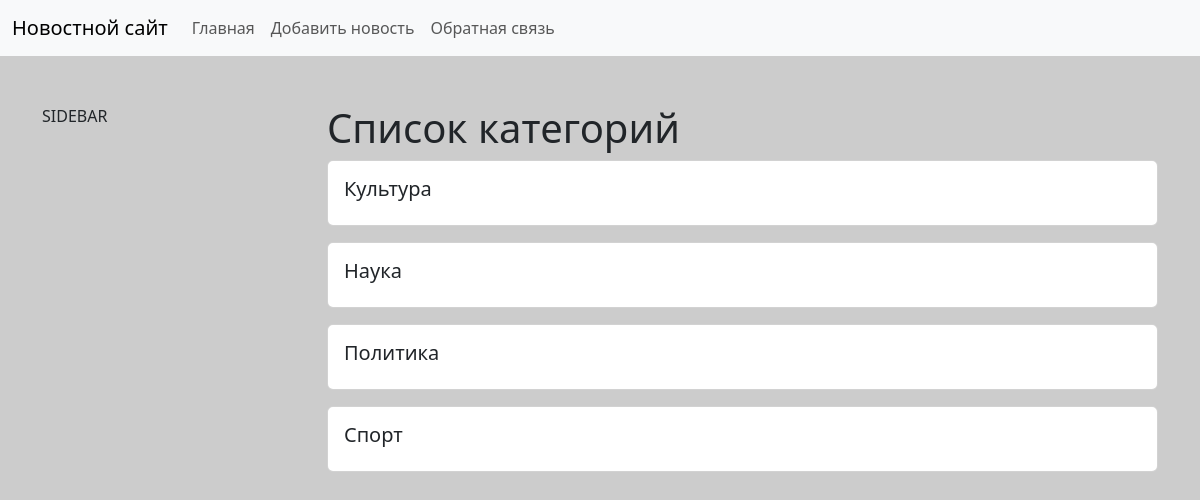
Before: /news/categories/ (signed in) with the older database file.
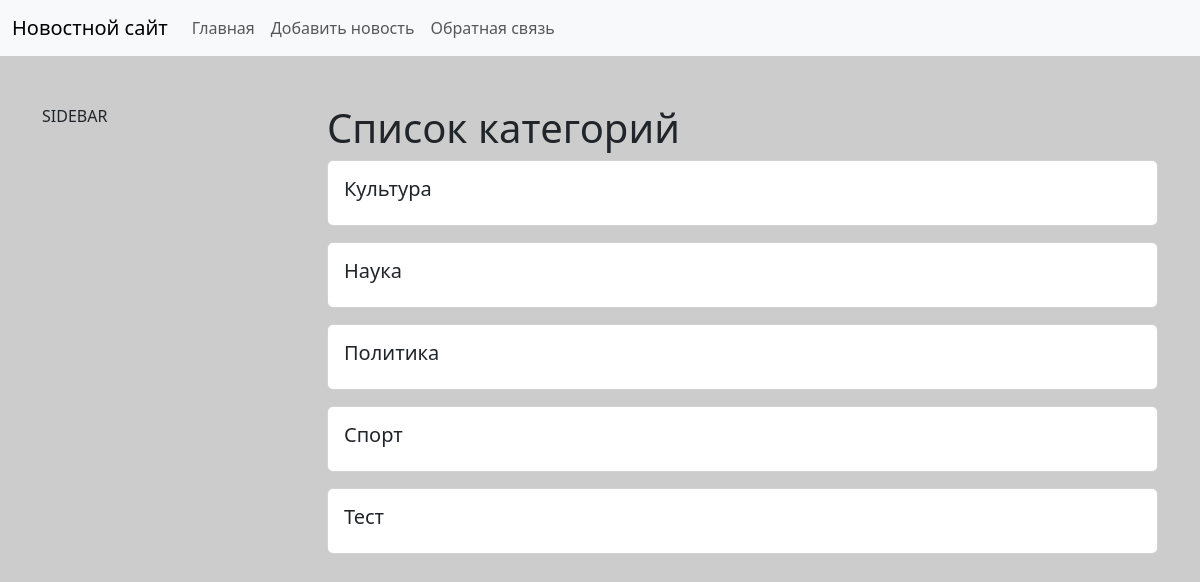
After: the same page with the newer database file.
### news/models.py (models this page shows, shortened)
class Category(models.Model):
    title = models.CharField(max_length=150, db_index=True, verbose_name='Наименование категории')
    class Meta:
        verbose_name = 'Категория'
        verbose_name_plural = 'Категории'
        ordering = ['title']

### news/views.py (the view)
# urls.py: path('categories/', CategoryList.as_view(), name='categories'),
class CategoryList(ListView):
    model = Category
    template_name = 'catalog/categories.html'
    context_object_name = 'categories'
    def get_context_data(self, *, object_list=None, **kwargs):
        context = super().get_context_data(**kwargs)
        context['title'] = 'Список категорий'
        return context

### news/templates/catalog/categories.html (shortened to what this page needs)
{% extends 'base.html' %}
{% block content %}
<h1>{{ title }}</h1>
{% for item in categories %}
<div class="card mb-3">
    <div class="card-body">
        <h5>{{ item.title }}</h5>
    </div>
</div>
{% endfor %}
{% endblock %}

Changed rows visible on the page:
added Category: title "Тест"
